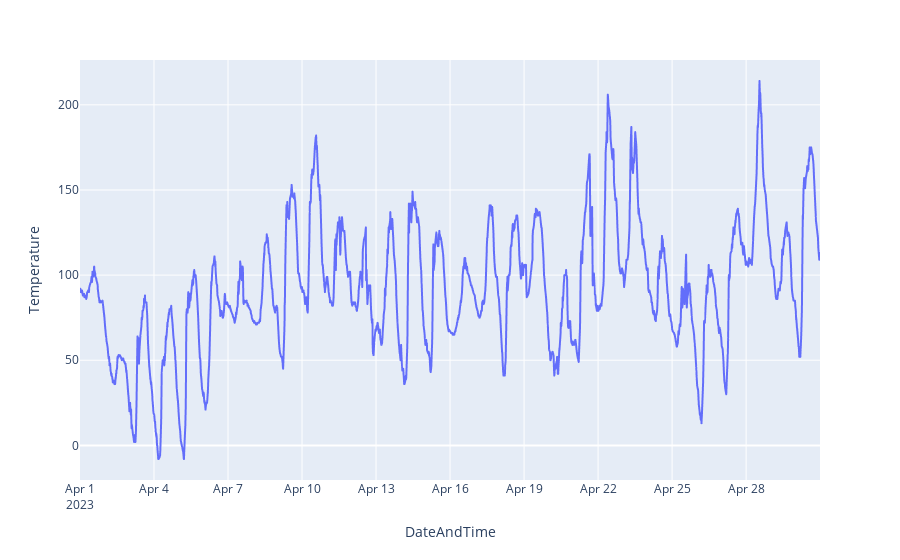

This figure's notebook cell:
### Markdown cell above
So generally the frequency is 50hz +/- .1hz, though keep in mind we heavily downsampled, so might be losing
larger excursions.

### Code cell
px.line(bess, y='Temperature')

### Figure 1 — Plotly figure (JSON) as saved in the notebook; plotly's stock layout.template omitted (floating-point values rounded to 4 significant figures; data arrays with more than 128 entries replaced by an {"elided": "..."} marker saying what was removed)
{"data": [{"hovertemplate": "DateAndTime=%{x}<br>Temperature=%{y}<extra></extra>", "legendgroup": "", "line": {"color": "#636efa", "dash": "solid"}, "marker": {"symbol": "circle"}, "mode": "lines", "name": "", "showlegend": false, "type": "scattergl", "x": {"elided": "2592 str values"}, "xaxis": "x", "y": {"elided": "2592 int values"}, "yaxis": "y"}], "layout": {"legend": {"tracegroupgap": 0}, "margin": {"t": 60}, "xaxis": {"anchor": "y", "domain": [0, 1], "title": {"text": "DateAndTime"}}, "yaxis": {"anchor": "x", "domain": [0, 1], "title": {"text": "Temperature"}}}}
